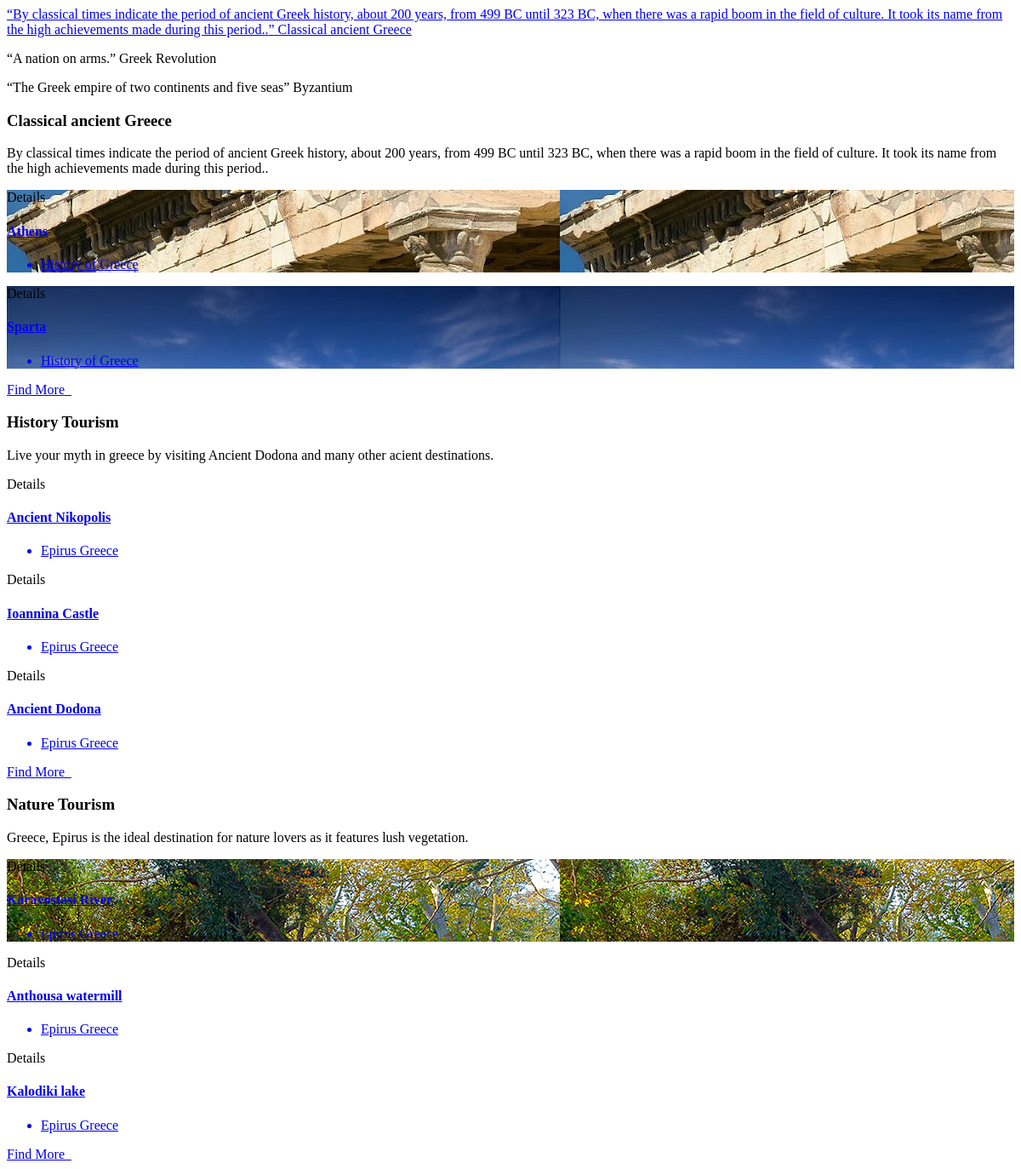
/Pages/home.php, run on the app's committed database.
### tables this page shows
CREATE TABLE IF NOT EXISTS `destinations` (
  `id` int(11) NOT NULL,
  `parent_id` int(11) DEFAULT NULL,
  `image` varchar(100) NOT NULL,
  `name` varchar(100) NOT NULL,
  `description` text NOT NULL,
  `body` text NOT NULL,
  `story_id` int(11) NOT NULL,
  `lon` varchar(200) NOT NULL,
  `lat` varchar(200) NOT NULL,
  `status` varchar(100) NOT NULL,
  `created` datetime NOT NULL
);

CREATE TABLE IF NOT EXISTS `posts` (
  `ID` int(11) NOT NULL,
  `image` varchar(200) NOT NULL,
  `title` varchar(100) NOT NULL,
  `description` text NOT NULL,
  `body` text NOT NULL,
  `author` varchar(40) NOT NULL,
  `category` varchar(32) NOT NULL,
  `created` date NOT NULL,
  `status` varchar(32) NOT NULL,
  `tags` varchar(500) NOT NULL,
  `destination_id` int(11) NOT NULL
);

### Pages/home.php (the view, shortened to what this page needs)
<link rel='stylesheet' type='text/css' media='all' href='assets/css/calendar1/jsDatePick_ltr.min.css' />
		<section class="regular background">
		<div class="slider">
			<a href='index.php?p=story&ca=1'><div class="slides">
			<p class="title"><q>By classical times indicate the period of ancient Greek history, about 200 years, from 499 BC until 323 BC, when there was a rapid boom in the field of culture. It took its name from the high achievements made during this period..</q>
			<span class="author">Classical ancient Greece</span>
			</p>
			</div></a>
			<div class="slides">
			<p class="title"><q>A nation on arms.</q>
			<span class="author">Greek Revolution </span>
			</p>
			</div>
			 <div class="slides">
			<p class="title"><q>The Greek empire of two continents and five seas</q>
			<span class="author">Byzantium </span>
			</p>
			</div>
		</div>
		</section>
		<section class="regular background">
			<div class="container">
				<div class="row">
					<div class="col-md-6 col-lg-4">
						<article class="card accordion-card">
							<header>
								<h3 class="section-title">Classical ancient Greece</h3>
								<p>By classical times indicate the period of ancient Greek history, about 200 years, from 499 BC until 323 BC, when there was a rapid boom in the field of culture. It took its name from the high achievements made during this period..</p>
							</header>
							<div class="accordion-panel">
								<div class="panel-group" id="accordion-1" role="tablist" aria-multiselectable="true">
									<?php
										$result = mysql_query("SELECT * FROM destinations WHERE story_id = '1' ORDER BY created DESC LIMIT 0,3") or die(mysql_error());
										$x=1;
									while($row = mysql_fetch_array($result)){
										echo "<div class='panel panel-default' style='background-image: url(".$row['image'].")';>";
										if($x == 1){
											echo "<div id='collapseOne' class='panel-collapse collapse in' role='tabpanel' aria-labelledby='headingOne'>";
										}
										else if($x == 2){
											echo "<div id='collapseTwo' class='panel-collapse collapse' role='tabpane2' aria-labelledby='headingTwo'>";
										}
										else if($x == 3){
											echo "<div id='collapseThree' class='panel-collapse collapse' role='tabpane3' aria-labelledby='headingThree'>";
										}
										echo "<div class='panel-body'>";
										echo "<div class='read-more'>Details <i class='fa fa-arrow-right'></i></div>";
										echo "</div>";
										echo "</div>";
										if($x == 1){
											echo "<a data-toggle='collapse' data-parent='#accordion-1' href='#collapseOne' aria-expanded='true' aria-controls='collapseOne'>";
										}
										else if($x == 2){
											echo "<a data-toggle='collapse' data-parent='#accordion-1' href='#collapseTwo' aria-expanded='true' aria-controls='collapseTwo'>";
										}
										else if($x == 3){
											echo "<a data-toggle='collapse' data-parent='#accordion-1' href='#collapseThree' aria-expanded='true' aria-controls='collapseThree'>";
										}
										echo "<div class='panel-heading' role='tab' id='headingOne'>";
										echo "<h4 class='panel-title'>".$row['name']."</h4>";
										echo "<ul class='hierarchy'>";
										echo "<li>History of Greece</li>";
										echo "</ul>";
										echo "</div>";
										echo "</a>";
										echo "</div>";
										$x++;
									}
									?>
								</div>
							</div>
							<footer><a href="#">Find More &nbsp; <i class="fa fa-arrow-right"></i></a></footer>
						</article>
					</div>
					<div class="col-md-6 col-lg-4">
						<article class="card accordion-card">
							<header>
								<h3 class="section-title">History Tourism</h3>
								<p>Live your myth in greece by visiting Ancient Dodona and many other acient destinations.</p>
							</header>
							<div class="accordion-panel">
								<div class="panel-group" id="accordion-2" role="tablist" aria-multiselectable="true">
									<?php
										$result = mysql_query("SELECT * FROM posts WHERE category = '63' ORDER BY created DESC LIMIT 0,3") or die(mysql_error());
										$x=1;
									while($row = mysql_fetch_array($result)){
										echo "<div class='panel panel-default' style='background-image: url(".$row['image'].")';>";
										if($x == 1){
											echo "<div id='collapseOne-2' class='panel-collapse collapse in' role='tabpanel' aria-labelledby='headingOne-2'>";
										}
										else if($x == 2){
											echo "<div id='collapseTwo-2' class='panel-collapse collapse' role='tabpane2' aria-labelledby='headingTwo-2'>";
										}
										else if($x == 3){
											echo "<div id='collapseThree-2' class='panel-collapse collapse' role='tabpane3' aria-labelledby='headingThree-2'>";
										}
										echo "<div class='panel-body'>";
										echo "<div class='read-more'>Details <i class='fa fa-arrow-right'></i></div>";
										echo "</div>";
										echo "</div>";
										if($x == 1){
											echo "<a data-toggle='collapse' data-parent='#accordion-2' href='#collapseOne-2' aria-expanded='true' aria-controls='collapseOne-2'>";
										}
										else if($x == 2){
											echo "<a data-toggle='collapse' data-parent='#accordion-2' href='#collapseTwo-2' aria-expanded='true' aria-controls='collapseTwo-2'>";
										}
										else if($x == 3){
											echo "<a data-toggle='collapse' data-parent='#accordion-2' href='#collapseThree-2' aria-expanded='true' aria-controls='collapseThree-2'>";
										}
										echo "<div class='panel-heading' role='tab' id='headingOne'>";
										echo "<h4 class='panel-title'>".$row['title']."</h4>";
										echo "<ul class='hierarchy'>";
										echo "<li>Epirus Greece</li>";
										echo "</ul>";
										echo "</div>";
										echo "</a>";
										echo "</div>";
										$x++;
									}
									?>
								</div>
							</div>
							<footer><a href="#">Find More &nbsp; <i class="fa fa-arrow-right"></i></a></footer>
						</article>
					</div>
					<div class="col-md-12 col-lg-4">
						<article class="card accordion-card">
							<header>
								<h3 class="section-title">Nature Tourism</h3>
								<p>Greece, Epirus is the ideal destination for nature lovers as it features lush vegetation.</p>
							</header>
							<div class="accordion-panel">
								<div class="panel-group" id="accordion-3" role="tablist" aria-multiselectable="true">
									<?php
										$result = mysql_query("SELECT * FROM posts WHERE category = '65' ORDER BY created DESC LIMIT 0,3") or die(mysql_error());
										$x=1;
										while($row = mysql_fetch_array($result)){
										echo "<div class='panel panel-default' style='background-image: url(".$row['image'].")';>";
										if($x == 1){
											echo "<div id='collapseOne-3' class='panel-collapse collapse in' role='tabpanel' aria-labelledby='headingOne-3'>";
										}
										else if($x == 2){
											echo "<div id='collapseTwo-3' class='panel-collapse collapse' role='tabpane2' aria-labelledby='headingTwo-3'>";
										}
										else if($x == 3){
											echo "<div id='collapseThree-3' class='panel-collapse collapse' role='tabpane3' aria-labelledby='headingThree-3'>";
										}
										echo "<div class='panel-body'>";
										echo "<div class='read-more'>Details <i class='fa fa-arrow-right'></i></div>";
										echo "</div>";
										echo "</div>";
										if($x == 1){
											echo "<a data-toggle='collapse' data-parent='#accordion-3' href='#collapseOne-3' aria-expanded='true' aria-controls='collapseOne-3'>";
										}
										else if($x == 2){
											echo "<a data-toggle='collapse' data-parent='#accordion-3' href='#collapseTwo-3' aria-expanded='true' aria-controls='collapseTwo-3'>";
										}
										else if($x == 3){
											echo "<a data-toggle='collapse' data-parent='#accordion-3' href='#collapseThree-3' aria-expanded='true' aria-controls='collapseThree-3'>";
										}
										echo "<div class='panel-heading' role='tab' id='headingOne'>";
										echo "<h4 class='panel-title'>".$row['title']."</h4>";
										echo "<ul class='hierarchy'>";
										echo "<li>Epirus Greece</li>";
										echo "</ul>";
										echo "</div>";
										echo "</a>";
										echo "</div>";
										$x++;
									}
									?>
								</div>
							</div>
							<footer><a href="#">Find More &nbsp; <i class="fa fa-arrow-right"></i></a></footer>
						</article>
					</div>
		        </div>
		    </div>
		</section>

### data on the page
destinations: image (picture), name "Athens"
destinations: image (picture), name "Sparta"
posts: title "Ancient Nikopolis"
posts: title "Ioannina Castle"
posts: title "Ancient Dodona"
posts: image (picture), title "Karavostasi River"
posts: title "Anthousa watermill"
posts: title "Kalodiki lake"
